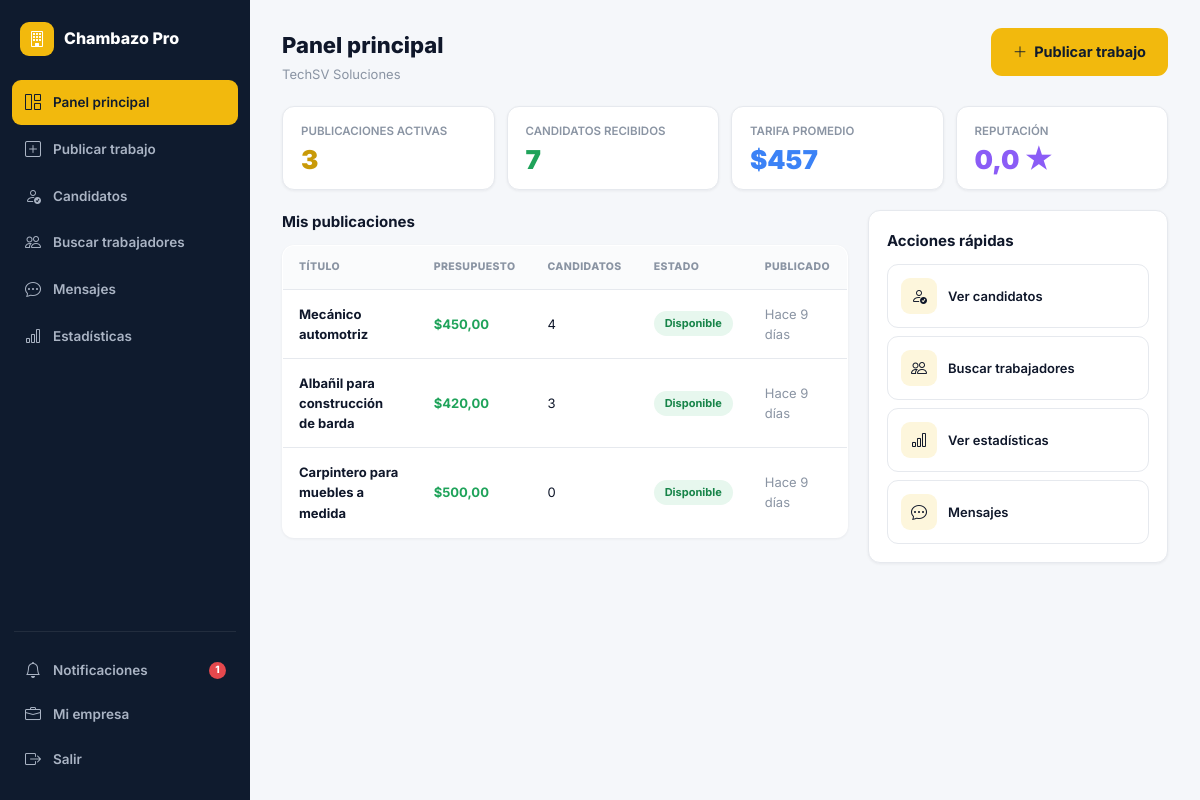
Page /contratista/ (signed in) on the committed database.
### core/models.py (models this page shows, shortened)
class UserProfile(models.Model):
    ROL_CHOICES = [('trabajador', 'Trabajador'), ('contratista', 'Contratista')]
    user        = models.OneToOneField(User, on_delete=models.CASCADE, related_name='profile')
    rol         = models.CharField(max_length=20, choices=ROL_CHOICES)
    telefono    = models.CharField(max_length=20, blank=True)
    ubicacion   = models.CharField(max_length=100, blank=True)
    lat         = models.FloatField(null=True, blank=True)
    lng         = models.FloatField(null=True, blank=True)
    descripcion = models.TextField(blank=True)
    habilidades = models.JSONField(default=list, blank=True)
    empresa     = models.CharField(max_length=100, blank=True)
    foto        = models.ImageField(upload_to='fotos/', null=True, blank=True)
    verificado  = models.BooleanField(default=False)
    calificacion= models.FloatField(default=0.0)
    total_trabajos = models.IntegerField(default=0)
    notif_email = models.BooleanField(default=True)
    notif_sistema = models.BooleanField(default=True)
    disponible  = models.BooleanField(default=True)   # activo para contratar
    tarifa_hora = models.DecimalField(max_digits=8, decimal_places=2, null=True, blank=True)
    experiencia_anos = models.PositiveIntegerField(default=0)
    portfolio_url = models.URLField(blank=True)
    @property
    def nombre_display(self):
        if self.rol == 'contratista' and self.empresa:
            return self.empresa
        return self.user.get_full_name() or self.user.username

class Trabajo(models.Model):
    ESTADO_VACANTE = [
        ('disponible', 'Disponible'),
        ('en_proceso', 'En proceso'),
        ('ocupada', 'Ocupada'),
    ]
    contratista   = models.ForeignKey(User, on_delete=models.CASCADE, related_name='trabajos_publicados')
    titulo        = models.CharField(max_length=200)
    categoria     = models.CharField(max_length=50, choices=CATEGORY_CHOICES)
    descripcion   = models.TextField()
    requisitos    = models.TextField(blank=True)
    beneficios    = models.TextField(blank=True)
    ubicacion     = models.CharField(max_length=200)
    lat           = models.FloatField(null=True, blank=True)
    lng           = models.FloatField(null=True, blank=True)
    presupuesto   = models.DecimalField(max_digits=10, decimal_places=2)
    es_urgente    = models.BooleanField(default=False)
    estado_vacante= models.CharField(max_length=20, choices=ESTADO_VACANTE, default='disponible')
    activo        = models.BooleanField(default=True)
    creado        = models.DateTimeField(auto_now_add=True)
    actualizado   = models.DateTimeField(auto_now=True)
    habilidades_req = models.JSONField(default=list, blank=True)
    vistas        = models.PositiveIntegerField(default=0)
    modalidad     = models.CharField(max_length=20, choices=[
        ('presencial','Presencial'), ('remoto','Remoto'), ('hibrido','Híbrido')
    ], default='presencial')
    duracion      = models.CharField(max_length=100, blank=True,
                                     help_text='Ej: 3 días, 1 semana')
    verificacion_requerida = models.BooleanField(default=False)
    pagado        = models.BooleanField(default=False)
    fecha_pago    = models.DateTimeField(null=True, blank=True)
    class Meta:
        ordering = ['-creado']
    @property
    def tiempo_relativo(self):
        from django.utils import timezone
        diff = timezone.now() - self.creado
        if diff.days > 0:
            return f"Hace {diff.days} día{'s' if diff.days > 1 else ''}"
        hours = diff.seconds // 3600
        if hours > 0:
            return f"Hace {hours} hora{'s' if hours > 1 else ''}"
        mins = diff.seconds // 60
        return f"Hace {mins} minutos"
    @property
    def candidatos_count(self):
        return self.solicitudes.count()

### core/views.py (the view)
# urls.py: path('contratista/', views.panel_contratista, name='panel_contratista'),
@login_required
def panel_contratista(request):
    if request.user.profile.rol != 'contratista':
        return redirect('home_trabajador')
    trabajos = Trabajo.objects.filter(contratista=request.user)
    stats = {
        'activas': trabajos.filter(activo=True).count(),
        'candidatos': Solicitud.objects.filter(trabajo__contratista=request.user).count(),
        'tarifa_prom': trabajos.aggregate(a=Avg('presupuesto'))['a'] or 0,
        'reputacion': request.user.profile.calificacion or 0,
    }
    ctx = ctx_base(request)
    ctx.update({'trabajos': trabajos[:8], 'stats': stats, 'active': 'panel'})
    return render(request, 'core/panel_contratista.html', ctx)

### core/views.py (called while the page is built)
def ctx_base(request):
    ctx = {'GOOGLE_MAPS_KEY': settings.GOOGLE_MAPS_API_KEY}
    if request.user.is_authenticated:
        ctx['notif_count'] = Notificacion.objects.filter(usuario=request.user, leida=False).count()
        if request.user.profile.rol == 'trabajador':
            ctx['urgentes_count'] = Trabajo.objects.filter(activo=True, es_urgente=True).count()
            ctx['solicitudes_pend_count'] = Solicitud.objects.filter(
                trabajador=request.user, estado__in=['pendiente', 'en_revision']).count()
    return ctx

### core/templates/core/panel_contratista.html (shortened to what this page needs)
{% extends 'core/base.html' %}
{% block body %}
{% include 'core/_sidebar_contratista.html' %}
<div class="page-hd">
  <div><h1>Panel principal</h1><p>{{ request.user.profile.nombre_display }}</p></div>
  <a href="{% url 'publicar_trabajo' %}" class="btn btn-y btn-lg"><i class="bi bi-plus-lg"></i> Publicar trabajo</a>
</div>
<div class="stats-grid">
  <div class="stat-card"><div class="lbl">PUBLICACIONES ACTIVAS</div><div class="num" style="color:var(--yellow-dark);">{{ stats.activas }}</div></div>
  <div class="stat-card"><div class="lbl">CANDIDATOS RECIBIDOS</div><div class="num t-green">{{ stats.candidatos }}</div></div>
  <div class="stat-card"><div class="lbl">TARIFA PROMEDIO</div><div class="num" style="color:var(--blue);">${{ stats.tarifa_prom|floatformat:0 }}</div></div>
  <div class="stat-card"><div class="lbl">REPUTACIÓN</div><div class="num" style="color:var(--purple);">{{ stats.reputacion|floatformat:1 }} ★</div></div>
</div>
<div class="layout-2col-rev">
  <div>
    <h3 class="t-h3 mb-12">Mis publicaciones</h3>
    {% if trabajos %}
    <table class="data-table">
      <thead><tr><th>Título</th><th>Presupuesto</th><th>Candidatos</th><th>Estado</th><th>Publicado</th></tr></thead>
      <tbody>
        {% for t in trabajos %}
        <tr onclick="window.location='{% url 'candidatos' t.pk %}'" style="cursor:pointer;">
          <td class="dt-title">{{ t.titulo }}</td>
          <td class="fw-700 t-green">${{ t.presupuesto }}</td>
          <td>{{ t.candidatos_count }}</td>
          <td><span class="est-badge est-{{ t.estado_vacante }}">{{ t.get_estado_vacante_display }}</span></td>
          <td class="t-muted">{{ t.tiempo_relativo }}</td>
        </tr>
        {% endfor %}
      </tbody>
    </table>
    {% else %}
    <div class="empty-state"><div class="empty-icon">📋</div><div class="empty-title">Sin publicaciones</div><div class="empty-sub">Publica tu primera vacante</div>
      <a href="{% url 'publicar_trabajo' %}" class="btn btn-y mt-16">Publicar ahora</a>
    </div>
    {% endif %}
  </div>
  <div class="card">
    <div class="card-body">
      <h4 class="t-h3 mb-12">Acciones rápidas</h4>
      <a href="{% url 'candidatos_general' %}" class="quick-access-item mb-8">
        <div class="quick-access-icon"><i class="bi bi-person-check"></i></div>
        <div class="t-sm fw-600">Ver candidatos</div>
      </a>
      <a href="{% url 'buscar_trabajadores' %}" class="quick-access-item mb-8">
        <div class="quick-access-icon"><i class="bi bi-people"></i></div>
        <div class="t-sm fw-600">Buscar trabajadores</div>
      </a>
      <a href="{% url 'estadisticas' %}" class="quick-access-item mb-8">
        <div class="quick-access-icon"><i class="bi bi-bar-chart"></i></div>
        <div class="t-sm fw-600">Ver estadísticas</div>
      </a>
      <a href="{% url 'mensajes' %}" class="quick-access-item">
        <div class="quick-access-icon"><i class="bi bi-chat-dots"></i></div>
        <div class="t-sm fw-600">Mensajes</div>
      </a>
    </div>
  </div>
</div>
{% include 'core/_sidebar_close.html' %}
{% endblock %}

### static/css/chambazo.css (style rules this page uses)
:root { --green:#1FA35A; --green-dark:#178449; --green-light:#e7f7ee; --green-glow:rgba(31,163,90,.18); --yellow:#F2B90D; --yellow-dark:#c99a08; --yellow-light:#fdf6dc; --red:#e5484d; --red-light:#fdeceb; --blue:#3b82f6; --blue-light:#e8f0fe; --purple:#8b5cf6; --purple-light:#f1ebfe; --navy:#0f1b2e; --navy-2:#16233a; --navy-3:#1c2c47; --dark:#0f172a; --mid:#4b5768; --muted:#8a94a3; --border:#e6e9ee; --bg:#f5f7fa; --white:#ffffff; --r-sm:8px; --r:12px; --r-lg:16px; --r-xl:22px; --sh:0 1px 3px rgba(15,23,42,.06); --sh-md:0 4px 14px rgba(15,23,42,.08); --sh-lg:0 10px 34px rgba(15,23,42,.12); --sh-xl:0 24px 64px rgba(15,23,42,.18); --font:'Inter',system-ui,sans-serif; --tr:all .18s cubic-bezier(.4,0,.2,1); }
*,*::before,*::after { box-sizing:border-box;margin:0;padding:0 }
html { scroll-behavior:smooth }
body { font-family:var(--font);background:var(--bg);color:var(--dark);line-height:1.55;-webkit-font-smoothing:antialiased }
a { color:inherit;text-decoration:none }
.t-h3 { font-size:15px;font-weight:700 }
.t-sm { font-size:13px }
.fw-700 { font-weight:700 }
.fw-600 { font-weight:600 }
.t-green { color:var(--green) }
.t-muted { color:var(--muted) }
.page-hd { display:flex;align-items:flex-start;justify-content:space-between;margin-bottom:22px;gap:14px;flex-wrap:wrap }
.page-hd h1 { font-size:22px;font-weight:800;color:var(--dark) }
.page-hd p { font-size:13px;color:var(--muted);margin-top:2px }
.card { background:#fff;border-radius:var(--r);box-shadow:var(--sh);border:1px solid var(--border) }
.card-body { padding:18px }
.stat-card { background:#fff;border-radius:var(--r);padding:16px 18px;box-shadow:var(--sh);border:1px solid var(--border) }
.stat-card .lbl { font-size:11.5px;color:var(--muted);font-weight:600;margin-bottom:6px }
.stat-card .num { font-size:26px;font-weight:900;line-height:1 }
.stats-grid { display:grid;grid-template-columns:repeat(4,1fr);gap:12px;margin-bottom:20px }
.btn { display:inline-flex;align-items:center;justify-content:center;gap:7px;padding:10px 18px;border-radius:10px;font-size:13.5px;font-weight:700;cursor:pointer;border:none;transition:var(--tr);white-space:nowrap }
.btn-y { background:var(--yellow);color:var(--navy) }
.btn-lg { padding:13px 22px;font-size:14.5px;border-radius:11px }
.est-badge { display:inline-flex;align-items:center;gap:4px;padding:4px 11px;border-radius:99px;font-size:11px;font-weight:700 }
.est-disponible,.est-aceptado,.est-contratado,.est-activo,.est-pagado { background:var(--green-light);color:var(--green-dark) }
.data-table { width:100%;border-collapse:collapse;background:#fff;border-radius:var(--r);overflow:hidden;box-shadow:var(--sh);border:1px solid var(--border) }
.data-table thead th { text-align:left;font-size:10.5px;font-weight:800;color:var(--muted);letter-spacing:.4px; text-transform:uppercase;padding:13px 16px;border-bottom:1px solid var(--border);background:#fafbfc; }
.data-table tbody td { padding:14px 16px;border-bottom:1px solid var(--border);font-size:13px;vertical-align:middle }
.data-table tbody tr:last-child td { border-bottom:none }
.dt-title { font-weight:700;color:var(--dark);font-size:13.5px }
.layout-2col-rev { display:grid;grid-template-columns:1fr 300px;gap:20px;align-items:start }
.quick-access-item { display:flex;align-items:center;gap:11px;padding:13px;border-radius:11px;border:1px solid var(--border);transition:var(--tr) }
.quick-access-icon { width:36px;height:36px;border-radius:9px;background:var(--yellow-light);display:flex;align-items:center;justify-content:center;font-size:16px;flex-shrink:0 }
.mb-8 { margin-bottom:8px }
.mb-12 { margin-bottom:12px }

### rows in the picture
Trabajo: titulo "Mecánico automotriz", presupuesto "450,00", candidatos_count "4", estado_vacante "Disponible", tiempo_relativo "Hace 9 días"
Trabajo: titulo "Albañil para construcción de barda", presupuesto "420,00", candidatos_count "3", estado_vacante "Disponible", tiempo_relativo "Hace 9 días"
Trabajo: titulo "Carpintero para muebles a medida", presupuesto "500,00", candidatos_count "0", estado_vacante "Disponible", tiempo_relativo "Hace 9 días"

### other values in the picture
{{ notif_count }} "1"
{{ request.user.profile.nombre_display }} "TechSV Soluciones"
{{ stats.activas }} "3"
{{ stats.candidatos }} "7"
{{ stats.tarifa_prom|floatformat:0 }} "457"
{{ stats.reputacion|floatformat:1 }} "0,0"
